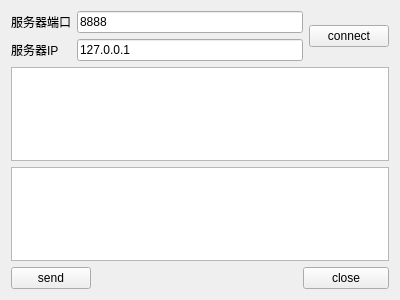
<?xml version="1.0" encoding="UTF-8"?>
<ui version="4.0">
 <class>ClientWidget</class>
 <widget class="QWidget" name="ClientWidget">
  <property name="geometry">
   <rect>
    <x>0</x>
    <y>0</y>
    <width>400</width>
    <height>300</height>
   </rect>
  </property>
  <property name="windowTitle">
   <string>Form</string>
  </property>
  <layout class="QGridLayout" name="gridLayout">
   <item row="0" column="0">
    <widget class="QLabel" name="label">
     <property name="text">
      <string>服务器端口</string>
     </property>
    </widget>
   </item>
   <item row="0" column="1" colspan="3">
    <widget class="QLineEdit" name="lineEditPort">
     <property name="text">
      <string>8888</string>
     </property>
    </widget>
   </item>
   <item row="3" column="0" colspan="5">
    <widget class="QTextEdit" name="textEditWrite"/>
   </item>
   <item row="4" column="3" colspan="2">
    <widget class="QPushButton" name="buttonClose">
     <property name="text">
      <string>close</string>
     </property>
    </widget>
   </item>
   <item row="1" column="0">
    <widget class="QLabel" name="label_2">
     <property name="text">
      <string>服务器IP</string>
     </property>
    </widget>
   </item>
   <item row="4" column="2">
    <spacer name="horizontalSpacer">
     <property name="orientation">
      <enum>Qt::Horizontal</enum>
     </property>
     <property name="sizeHint" stdset="0">
      <size>
       <width>168</width>
       <height>20</height>
      </size>
     </property>
    </spacer>
   </item>
   <item row="1" column="1" colspan="3">
    <widget class="QLineEdit" name="lineEditIP">
     <property name="text">
      <string>127.0.0.1</string>
     </property>
    </widget>
   </item>
   <item row="4" column="0" colspan="2">
    <widget class="QPushButton" name="buttonSend">
     <property name="text">
      <string>send</string>
     </property>
    </widget>
   </item>
   <item row="0" column="4" rowspan="2">
    <widget class="QPushButton" name="buttonConnect">
     <property name="text">
      <string>connect</string>
     </property>
    </widget>
   </item>
   <item row="2" column="0" colspan="5">
    <widget class="QTextEdit" name="textEditRead"/>
   </item>
  </layout>
 </widget>
 <resources/>
 <connections/>
</ui>
